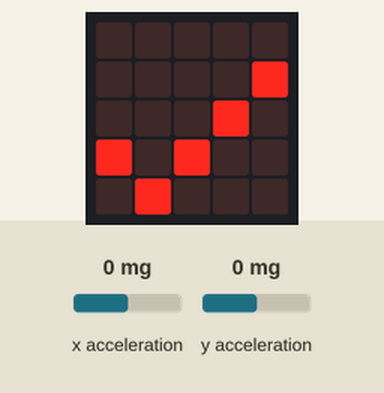
The program below on a simulated BBC micro:bit (MakeCode). Parts: the board's 5×5 LED display. The inputs (shaded band) are chosen by the test bench; at power-on: x acceleration 0 mg, y acceleration 0 mg.

Above: at 1.2 s.
1.3 s: x acceleration set to -190 mg
2.8 s: x acceleration set to -222 mg
At 4.1 s:
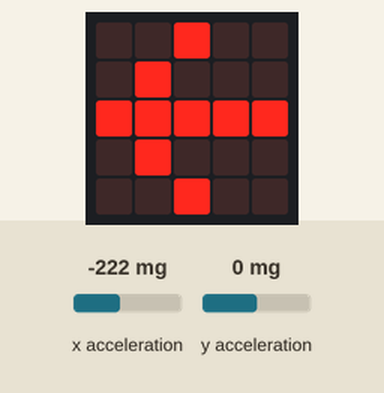
4.4 s: y acceleration set to -178 mg
5.9 s: y acceleration set to -211 mg
At 7.5 s:
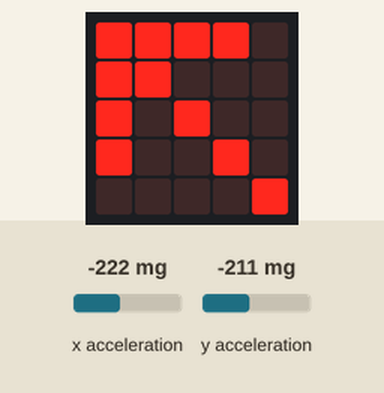
7.8 s: x acceleration set to 0 mg
At 8.3 s:
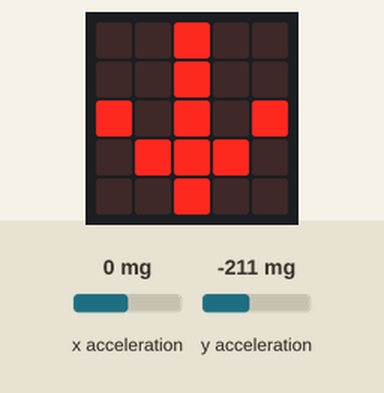
9.4 s: x acceleration set to 188 mg
10.9 s: x acceleration set to 213 mg
At 12.1 s:
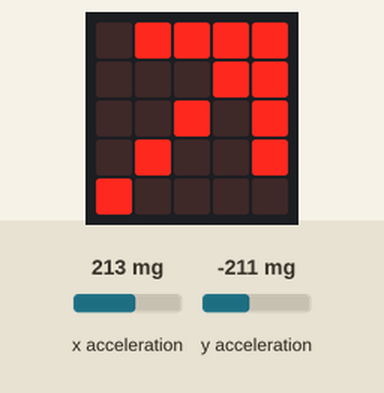
Timing chart, 0 to 13.4 s (numbered marks = the images above; inputs shaded):
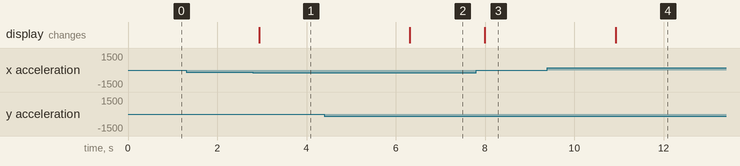

Measured:
- the behaviour switches between -200 and -201 mg on x acceleration (found by bisection; images 0 and 1)
- the behaviour switches between -200 and -201 mg on y acceleration (found by bisection; images 1 and 2)
- the behaviour switches between 200 and 201 mg on x acceleration (found by bisection; images 3 and 4)
- after the input at 1.3 s, every drawn part: stays the same
- after the input at 2.8 s, the display: changes after 0.15 s (image 1)
- after the input at 4.4 s, every drawn part: stays the same
- after the input at 5.9 s, the display: changes after 0.41 s (image 2)
- after the input at 7.8 s, the display: changes after 0.19 s (image 3)
- after the input at 9.4 s, every drawn part: stays the same
- after the input at 10.9 s, the display: changes at once (image 4)

The program:

main.ts
```typescript
basic.forever(function () {
    if (input.acceleration(Dimension.Y) < -200) {
        if (input.acceleration(Dimension.X) < -200) {
            basic.showLeds(`
                # # # # .
                # # . . .
                # . # . .
                # . . # .
                . . . . #
                `)
        } else if (input.acceleration(Dimension.X) > 200) {
            basic.showLeds(`
                . # # # #
                . . . # #
                . . # . #
                . # . . #
                # . . . .
                `)
        } else {
            basic.showLeds(`
                . . # . .
                . . # . .
                # . # . #
                . # # # .
                . . # . .
                `)
        }
    } else if (input.acceleration(Dimension.Y) > 200) {
        if (input.acceleration(Dimension.X) < -200) {
            basic.showLeds(`
                . . . . #
                # . . # .
                # . # . .
                # # . . .
                # # # # .
                `)
        } else if (input.acceleration(Dimension.X) > 200) {
            basic.showLeds(`
                # . . . .
                . # . . #
                . . # . #
                . . . # #
                . # # # #
                `)
        } else {
            basic.showLeds(`
                . . # . .
                . . # . .
                # . # . #
                . # # # .
                . . # . .
                `)
        }
    } else {
        if (input.acceleration(Dimension.X) < -200) {
            basic.showLeds(`
                . . # . .
                . # . . .
                # # # # #
                . # . . .
                . . # . .
                `)
        } else if (input.acceleration(Dimension.X) > 200) {
            basic.showLeds(`
                . . # . .
                . . . # .
                # # # # #
                . . . # .
                . . # . .
                `)
        } else {
            basic.showLeds(`
                . . . . .
                . . . . #
                . . . # .
                # . # . .
                . # . . .
                `)
        }
    }
})
```

test.ts
```typescript
// les tests vont ici ; cela ne sera pas compilé si ce paquet est utilisé en tant qu'extension.
```
